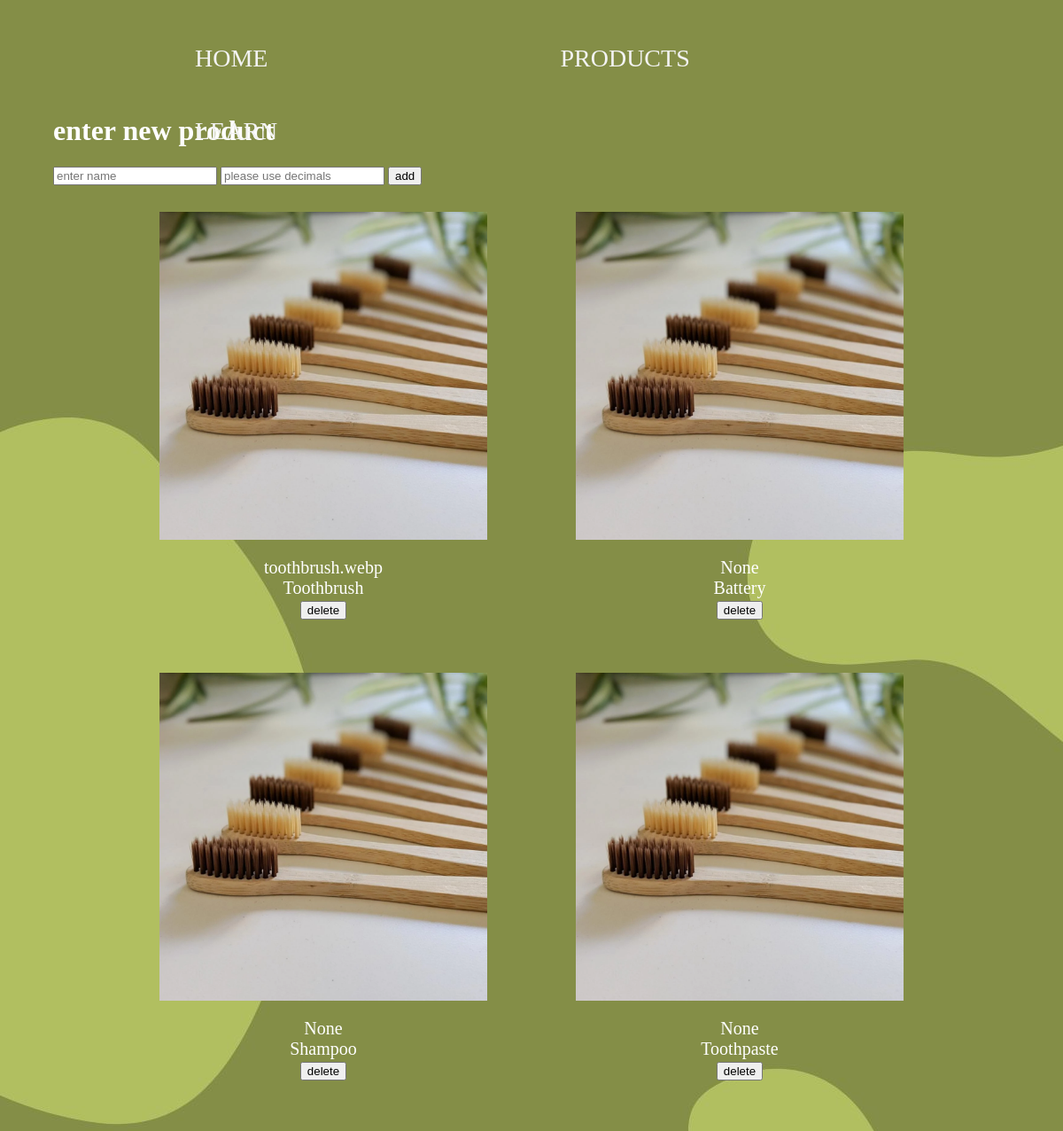
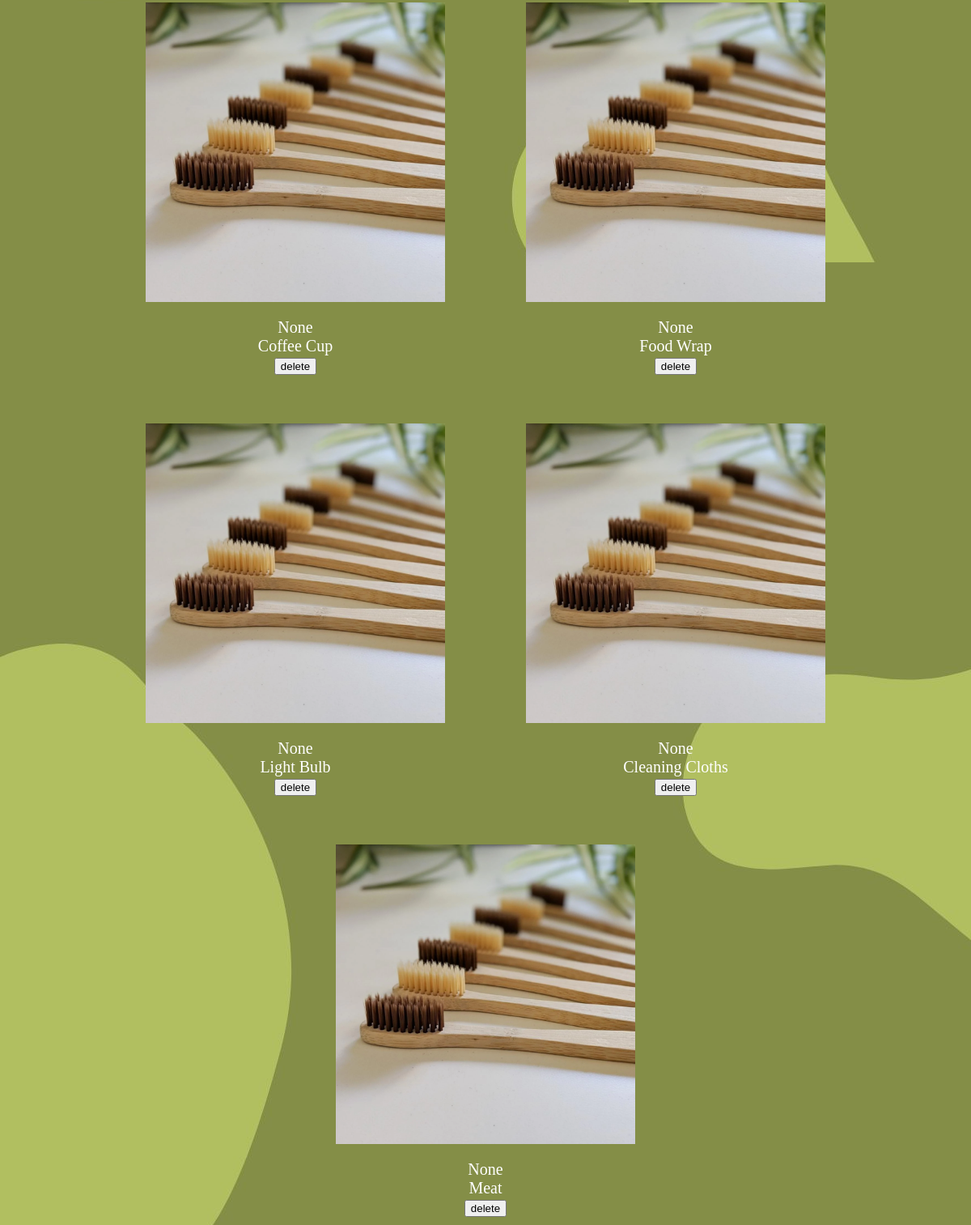
/product, run on the app's committed database (2 pictures, top to bottom).
### tables this page shows
CREATE TABLE product (id INTEGER PRIMARY KEY AUTOINCREMENT, file_name TEXT, name TEXT NOT NULL, Av_price INTEGER, description TEXT);

### main.py (the view)
@app.route("/product")
def product():
    cursor = get_db().cursor()
    sql = "SELECT * FROM product"
    cursor.execute(sql)
    results = cursor.fetchall()
    return render_template("product.html", results=results)

### main.py (called while the page is built)
def get_db():
    db = getattr(g, "_database", None)
    if db is None:
        db = g._database = sqlite3.connect(DATABASE)
    return db

@app.teardown_appcontext
def close_connection(exception):
    db = getattr(g, "_database", None)
    if db is not None:
        db.close()

### templates/product.html (shortened to what this page needs)
<!DOCTYPE html>
<html lang="en">
<head>
    <link rel="stylesheet" href="{{url_for('static',filename='styles.css')}}">
</head>
<body>
    <header>
        <div class="container">
            <nav>
                <ul>
                    <li><a href="http://127.0.0.1:5000">Home</a></li>
                    <li><a href="http://127.0.0.1:5000/product">Products</a></li>
                    <li><a href="http://127.0.0.1:5000/learn">Learn</a></li>
                </ul>
            </nav>
        </div>
    </header>
    <br><br> <br><br> <br><br>
<form action="/add" method="post" class="add">
    <h1> enter new product </h1>
    <input type="text" name="product_name" placeholder="enter name" required="true">
    <input type="number" name="product_price" placeholder="please use decimals" min="0.00" step="0.01" required="true">
    <input type="submit" value="add">
</form>
    <div class="flex-container">
        {% for item in results %}
            <div class="flex-item">
                <figure class="flex-image" >
                    <img src="{{url_for('static', filename='images/toothbrush.webp')}}" class="flex-image" alt="IMG 1">
                </figure>
                {{item[1]}} <br> {{item[2]}}
            <form action="/delete" method="post">
            <input type="submit" value="delete">
            </form>
            </div>
        {% endfor %}
    </div>
<body class="bgimg3"></body>
</body>
</html>

### static/styles.css (style rules this page uses)
.add { padding-left: 60px; color: white; }
.flex-container { display: flex; flex-direction: row; flex-wrap: wrap; justify-content: center; row-gap: 20px; }
.flex-item { border: none; padding: 10px; font-size: 20px; text-align: center; min-width: 100px; color: white; }
.flex-image { display: grid; text-align: center; width: 370px; height: 370px; }
.bgimg3 { background-image: url('/static/images/bgimg5.jpg'); }
body { margin: 0; font-family: 'Times New Roman', Times, serif; }
.container { position: fixed; top: 0; width: auto; margin: 0; }
nav ul { margin: 0; list-style: none; }
nav li { float: left; text-align: center; margin-left: 180px; margin-right: 150px; padding-top: 50px; }
nav a { color: rgb(243, 243, 243); text-decoration: none; text-transform: uppercase; font-size: 28px; }

### data on the page
product: file_name "toothbrush.webp", name "Toothbrush"
product: item "None", name "Battery"
product: item "None", name "Shampoo"
product: item "None", name "Toothpaste"
product: item "None", name "Coffee Cup"
product: item "None", name "Food Wrap"
product: item "None", name "Light Bulb"
product: item "None", name "Cleaning Cloths"
product: item "None", name "Meat"
